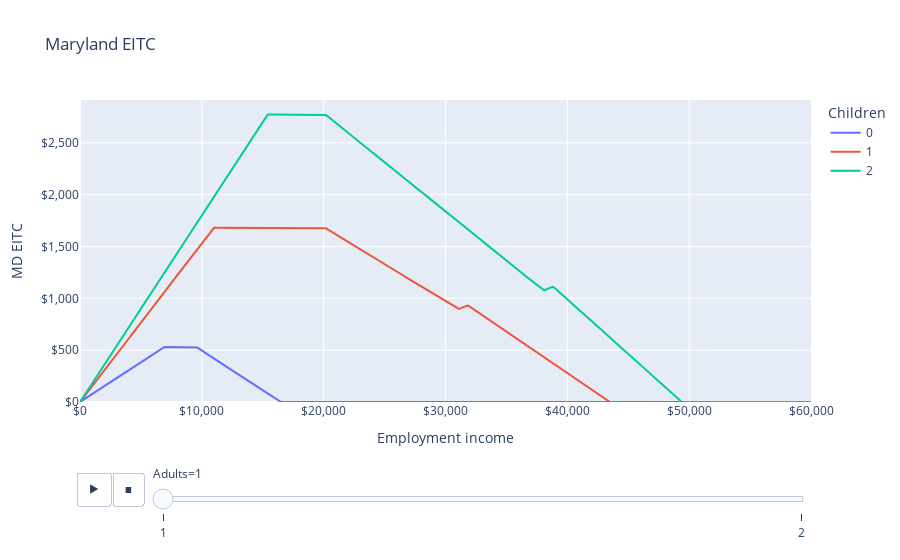

The notebook cell this image was saved under:
### Markdown cell above
# Maryland Earned Income Tax Credit

Maryland's Earned Income Tax Credit (EITC) matches a percentage of the federal EITC depending on income and family structure.
In 2021, single childless filers received 100% of the federal EITC up to \$530, while other filers received 50% as a non-refundable credit and 45% as a refundable credit.

## Examples

Consider a set of Maryland households whose income is solely from earnings.

### Code cell
from policyengine_us import IndividualSim
import pandas as pd
import plotly.express as px


def make(adults, children):
    sim = IndividualSim(year=2022)
    sim.add_person(name="head", age=25, is_tax_unit_head=True)
    members = ["head"]
    if adults > 1:
        sim.add_person(name="spouse", is_tax_unit_head=False)
        members += ["spouse"]
    for i in range(children):
        child = "child{}".format(i)
        sim.add_person(name=child, age=5)
        members += [child]
    sim.add_tax_unit(
        name="tax_unit",
        members=members,
    )
    sim.add_spm_unit(name="spm_unit", members=members)
    sim.add_household(name="household", members=members, state_code="MD")
    sim.vary("employment_income", max=60_000, step=100)
    return pd.DataFrame(
        dict(
            employment_income=sim.calc("employment_income")[0],
            eitc=sim.calc("md_eitc")[0].round(),
            eitc_mtr=-sim.deriv(
                "md_eitc",
                "employment_income",
                wrt_target="head",
            ),
            adults=adults,
            children=children,
        )
    )


l = []
for adults in range(1, 3):
    for children in range(0, 3):
        l.append(make(adults, children))

df = pd.concat(l)

LABELS = dict(
    employment_income="Employment income",
    eitc="MD EITC",
    eitc_mtr="MD EITC marginal tax rate",
    adults="Adults",
    children="Children",
)

fig = px.line(
    df,
    "employment_income",
    "eitc",
    color="children",
    animation_frame="adults",
    labels=LABELS,
    title="Maryland EITC",
)
fig.update_layout(
    xaxis_tickformat="$,",
    yaxis_tickformat="$,",
    yaxis_range=[0, df.eitc.max() * 1.05],
)
fig.show()

### Figure 1 — Plotly figure (JSON) as saved in the notebook; plotly's stock layout.template omitted (floating-point values rounded to 4 significant figures; data arrays with more than 128 entries replaced by an {"elided": "..."} marker saying what was removed)
{"data": [{"hovertemplate": "Children=0<br>Adults=1<br>Employment income=%{x}<br>MD EITC=%{y}<extra></extra>", "legendgroup": "0", "line": {"color": "#636efa", "dash": "solid"}, "marker": {"symbol": "circle"}, "mode": "lines", "name": "0", "orientation": "v", "showlegend": true, "type": "scatter", "x": {"elided": "601 int values"}, "xaxis": "x", "y": {"elided": "601 int values"}, "yaxis": "y"}, {"hovertemplate": "Children=1<br>Adults=1<br>Employment income=%{x}<br>MD EITC=%{y}<extra></extra>", "legendgroup": "1", "line": {"color": "#EF553B", "dash": "solid"}, "marker": {"symbol": "circle"}, "mode": "lines", "name": "1", "orientation": "v", "showlegend": true, "type": "scatter", "x": {"elided": "601 int values"}, "xaxis": "x", "y": {"elided": "601 int values"}, "yaxis": "y"}, {"hovertemplate": "Children=2<br>Adults=1<br>Employment income=%{x}<br>MD EITC=%{y}<extra></extra>", "legendgroup": "2", "line": {"color": "#00cc96", "dash": "solid"}, "marker": {"symbol": "circle"}, "mode": "lines", "name": "2", "orientation": "v", "showlegend": true, "type": "scatter", "x": {"elided": "601 int values"}, "xaxis": "x", "y": {"elided": "601 int values"}, "yaxis": "y"}], "layout": {"legend": {"title": {"text": "Children"}, "tracegroupgap": 0}, "sliders": [{"active": 0, "currentvalue": {"prefix": "Adults="}, "len": 0.9, "pad": {"b": 10, "t": 60}, "steps": [{"args": [["1"], {"frame": {"duration": 0, "redraw": false}, "fromcurrent": true, "mode": "immediate", "transition": {"duration": 0, "easing": "linear"}}], "label": "1", "method": "animate"}, {"args": [["2"], {"frame": {"duration": 0, "redraw": false}, "fromcurrent": true, "mode": "immediate", "transition": {"duration": 0, "easing": "linear"}}], "label": "2", "method": "animate"}], "x": 0.1, "xanchor": "left", "y": 0, "yanchor": "top"}], "title": {"text": "Maryland EITC"}, "updatemenus": [{"buttons": [{"args": [null, {"frame": {"duration": 500, "redraw": false}, "fromcurrent": true, "mode": "immediate", "transition": {"duration": 500, "easing": "linear"}}], "label": "&#9654;", "method": "animate"}, {"args": [[null], {"frame": {"duration": 0, "redraw": false}, "fromcurrent": true, "mode": "immediate", "transition": {"duration": 0, "easing": "linear"}}], "label": "&#9724;", "method": "animate"}], "direction": "left", "pad": {"r": 10, "t": 70}, "showactive": false, "type": "buttons", "x": 0.1, "xanchor": "right", "y": 0, "yanchor": "top"}], "xaxis": {"anchor": "y", "domain": [0, 1], "tickformat": "$,", "title": {"text": "Employment income"}}, "yaxis": {"anchor": "x", "domain": [0, 1], "range": [0, 2913.0], "tickformat": "$,", "title": {"text": "MD EITC"}}}}
